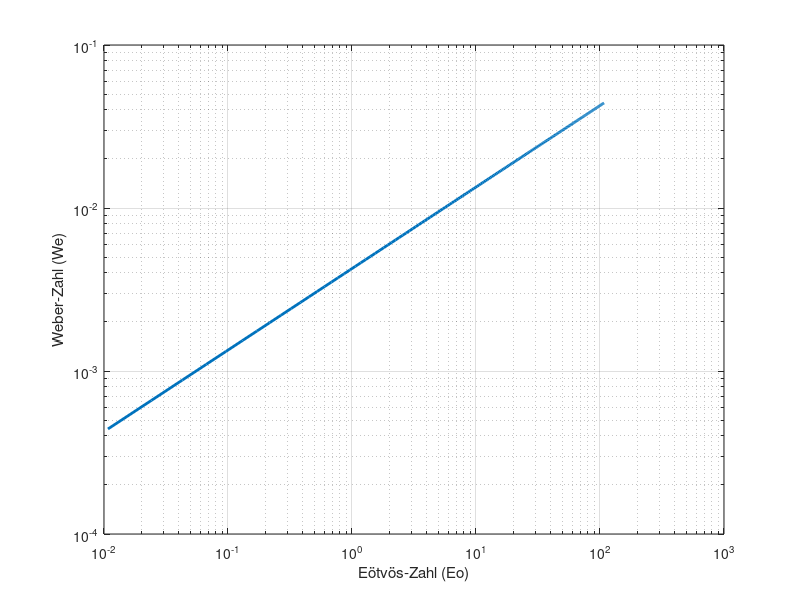

This chart was generated by the following MATLAB code:
% Physikalische Parameter
rho = 1.27;        % Dichte [kg/m^3]
delta_rho = 7900;  % Dichtedifferenz [kg/m^3]
sigma = 0.072;     % Oberflächenspannung [N/m]
g = 9.81;          % Erdbeschleunigung [m/s^2]
v = 0.5;           % Geschwindigkeit [m/s]

% Charakteristische Länge
L = linspace(1e-4, 1e-2, 200); % [m]

% Dimensionslose Kennzahlen
Eo = (delta_rho .* g .* L.^2) ./ sigma; % Gravitationskräfte zu Oberflächenspannungskräfte
We = (rho .* v.^2 .* L) ./ sigma;       % Trägheitskräfte zu Oberflächenspannungskräfte

% Plot
figure
loglog(Eo, We, 'LineWidth', 2)
xlabel('Eötvös-Zahl (Eo)')
ylabel('Weber-Zahl (We)')
grid on
